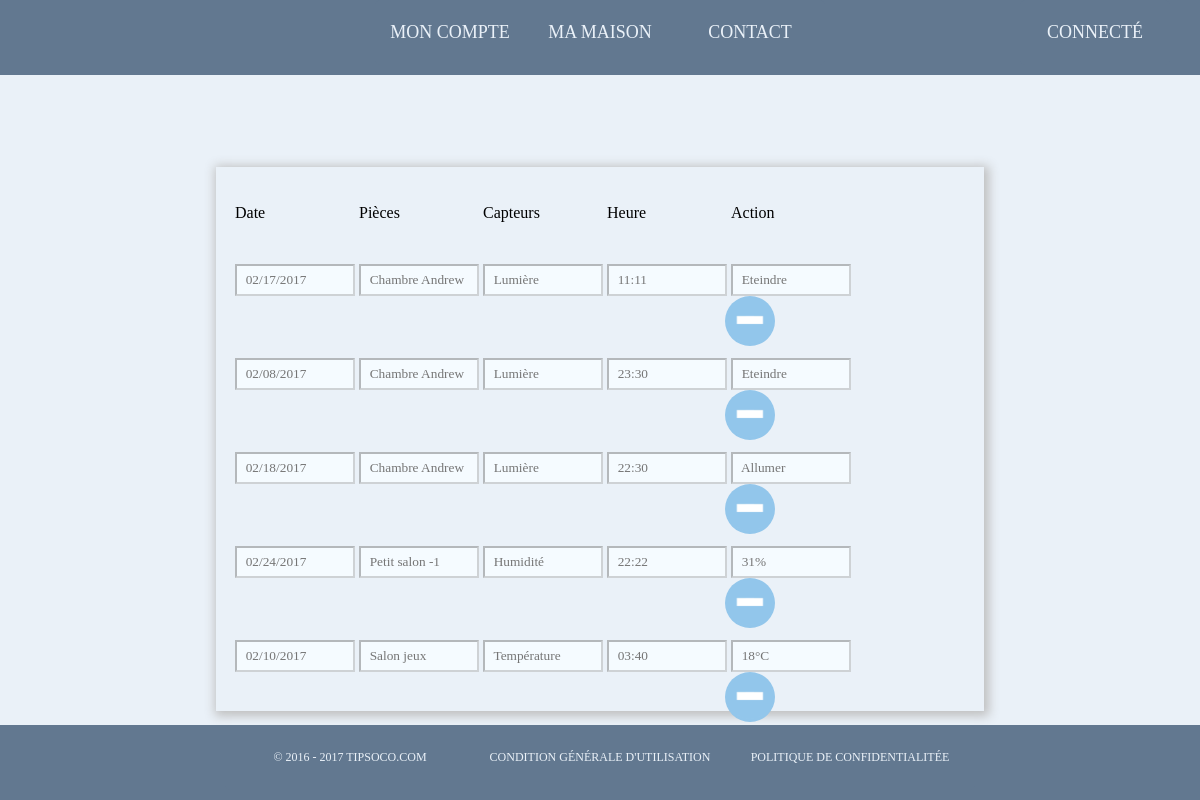
The page /Vue/eventlog.php (signed in) on the database its author committed.
### tables this page shows
CREATE TABLE `event` (
  `idevent` int(11) NOT NULL,
  `idc` int(11) NOT NULL,
  `idsens` int(11) NOT NULL,
  `date` varchar(25) NOT NULL,
  `time` varchar(15) NOT NULL,
  `room` varchar(255) NOT NULL,
  `action` varchar(255) NOT NULL
);

### Vue/eventlog.php (the view, shortened to what this page needs)
<?php
require("../Modele/connexion.php");
?>
<html>
<head>
	<link rel="stylesheet" type="text/css" href="../Styles/header_footer_for_connected_style.css">
	<link rel="stylesheet" type="text/css" href="../Styles/button.css">
	<link rel="stylesheet" type="text/css" href="../Styles/sensorparam.style.css">
</head>
	<body>
	    <div class="form" align="center">
	    	<br>
	    	<br>
			<br>
			<br>
			<form method="POST" action="">
				<table class="main-table">
					<tr>
						<td><br><label class="text-input" for="last-name" name="capteur">Date</label></td>
						<td><br><label class="text-input" for="last-name" name="room">Pièces</label></td>
						<td><br><label class="text-input" for="last-name" name="room">Capteurs</label></td>
						<td><br><label class="text-input" for="last-name" name="capteur">Heure</label></td>
						<td><br><label class="text-input" for="last-name" name="capteur">Action</label></td>
					</tr>
					<?php
					$idc = $_SESSION['id'];
					$reqevent = $bdd->prepare('SELECT * FROM event WHERE idc=?');
					$reqevent->execute(array($idc));
					$eventcount = $reqevent->rowCount();
					if($eventcount != 0)
					{
						while($fetch = $reqevent->fetch())
						{
							echo '<tr >';
								echo '<td><br><input class="input-box" type="text" name="sensor" value="" disabled placeholder="  '.$fetch['date'].'"</td>';
								echo '<td><br><input class="input-box" type="text" name="sensor" value="" disabled placeholder="  '.$fetch['room'].'"</td>';
								$idsens = $fetch['idsens'];
								$reqsens = $bdd->prepare('SELECT sensortype FROM sensors WHERE idsens=?');
								$reqsens->execute(array($idsens));
								$senscount = $reqsens->rowCount();
								$array = $reqsens->fetchAll(PDO::FETCH_COLUMN);
								for ($i = 0; $i <= $senscount-1; $i++)
						     	{
									echo '<td><br><input class="input-box" type="text" name="sensor" value="" disabled placeholder="  '.$array[$i].'"</td>';
									$value = $array[$i];
								}
								echo '<td><br><input class="input-box" type="text" name="sensor" value="" disabled placeholder="  '.$fetch['time'].'"</td>';
								if($value == "Lumière")
								{
									if($fetch['action'] == 0)
									{
										echo '<td><br><input class="input-box" type="text" name="sensor" value="" disabled placeholder="  Eteindre"</td>';
									}
									else
									{
										echo '<td><br><input class="input-box" type="text" name="sensor" value="" disabled placeholder="  Allumer"</td>';
									}
								}
								else
								{
									echo '<td><br><input class="input-box" type="text" name="sensor" value="" disabled placeholder="  '.$fetch['action'].'"</td>';
								}
								echo '<td><a href="delete-event.php?id='.$fetch['idevent'].'"><img style="position: relative;cursor: pointer;border-width: 1px;height: 50px;width: 50px;top: 3.8vh;right: 20vh;margin-top: 40px;margin-left: 30px;margin-right: 30px;border-radius: 100vh;" name="minus[]" src="../icon/minusbutton.png" id="minus"></a></td>';
							echo '</tr>';
							?>
                            <?php
						}
						}
						?>
				</table>
			</form>
			<br>
	</body>
</html>

### Styles/header_footer_for_connected_style.css (style rules this page uses)
header { height: 75px; width: 100%; background-color: #627890; }
* { font-family: calibri; }
body { margin: 0%; background-color: #EAF1F8; }
footer { z-index: 15; position: fixed; background-color: #627890; height: 75px; bottom: 0px; width: 100%; }
nav { position: relative; text-align: center; z-index: 5; }
nav > ul { list-style: none; padding: 0; margin: 0; display: inline-block; background: #627890; border-radius: 5px; }
nav > ul > li { float: left; width: 150px; height: 65px; line-height: 65px; position: relative; text-transform: uppercase; font-size: 18px; color: #EAF1F8; cursor: pointer; }
a { color: rgba(255, 255, 255, 0.7); text-decoration: none; }
a { color: #EAF1F8; text-decoration: none; }
nav a { color: #EAF1F8; text-decoration: none; }
nav { z-index: 5; }
.menu_der { z-index: 10; position: absolute; left: 85%; }
.menu_der > ul > li { width: 150px; height: 65px; }
nav.footer { position: relative; text-align: center; z-index: 5; }
nav.footer > ul { list-style: none; padding: 0; margin: 0; display: inline-block; background: #627890; border-radius: 5px; }
nav.footer > ul > li { float: left; width: 250px; height: 65px; line-height: 65px; position: relative; text-transform: uppercase; font-size: 12px; color: #EAF1F8; cursor: pointer; }

### Styles/button.css (style rules this page uses)
* { box-sizing: border-box; }
.main-table { width: 67vh; }

### Styles/sensorparam.style.css (style rules this page uses)
footer { position: absolute; bottom: 0px; }
* { font-family: "Calibri"; }
body { margin: 0%; height: 100vh; }
.input-box { width: 15vh; height: 4vh; }
table { padding: 2vh; box-shadow: 2px 2px 10px 3px #bfbfbf; }
.main-table { width: 67vh; }
input { background-color: #f5fbff; }

### rows shown on the page
event: sensor "02/17/2017", sensor "Chambre Andrew", sensor "Lumière", sensor "11:11"
event: sensor "02/08/2017", sensor "Chambre Andrew", sensor "Lumière", sensor "23:30"
event: sensor "02/18/2017", sensor "Chambre Andrew", sensor "Lumière", sensor "22:30"
event: sensor "02/24/2017", sensor "Petit salon -1", sensor "Humidité", sensor "22:22", sensor "31%"
event: sensor "02/10/2017", sensor "Salon jeux", sensor "Température", sensor "03:40", sensor "18°C"
